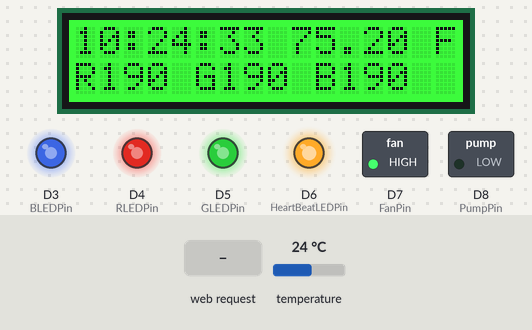
A sketch run on a simulated Arduino MKR. Parts: 16×2 character LCD, switched loads named in the sketch (green lamp = pin HIGH), output pins drawn as LEDs (lit = HIGH). Dashed ring = blinking. The inputs (shaded band) are chosen by the test bench; at power-on: temperature 24 °C. WiFi joins after 1.5 s; servers stay silent unless stated; the local clock reads 2024-03-15 10:24:30 at power-on unless the sketch sets it; what the sketch prints to the serial monitor is not drawn.

Above: at 3.7 s.
3.8 s: HTTP request GET /led=0 received
At 4.8 s:
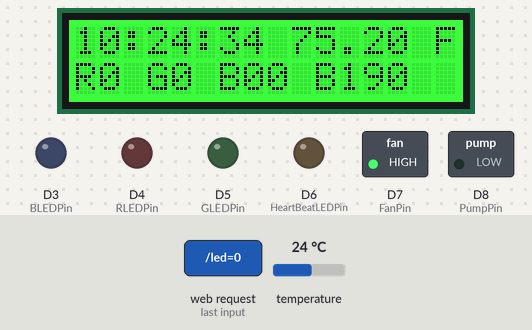
6.8 s: temperature set to 25.4 °C
At 7.8 s:
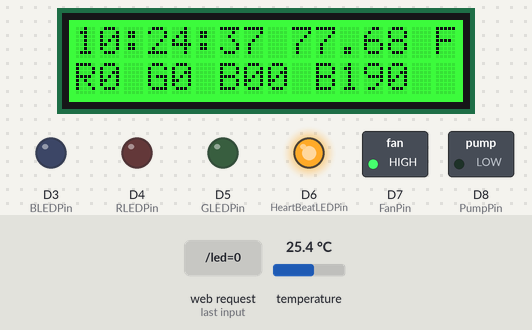
8.5 s: temperature set to 26.8 °C
At 9.8 s:
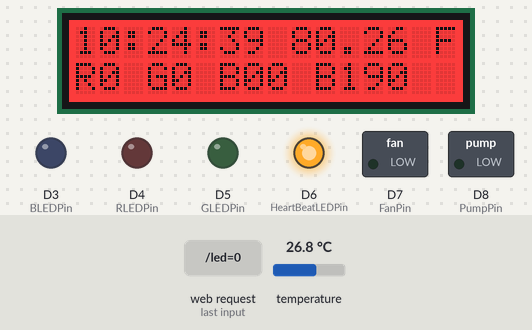
11.5 s: HTTP request GET /led=-1 received
At 12.7 s:
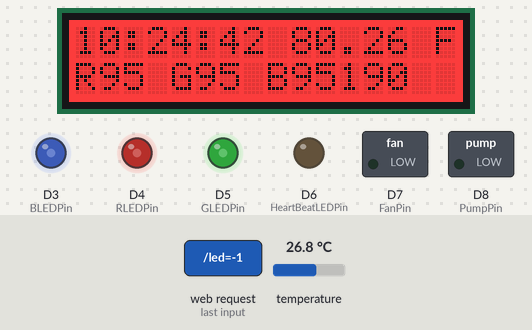
14.5 s: HTTP request GET /led=1 received
At 15.7 s:
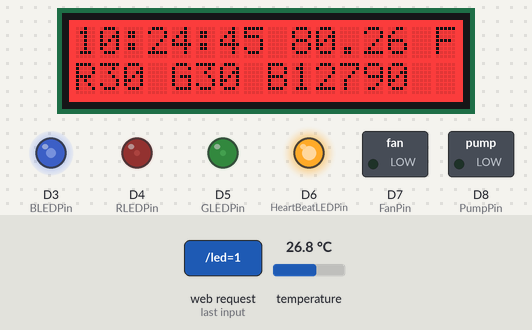
17.5 s: HTTP request GET /rled= received
At 19.8 s:
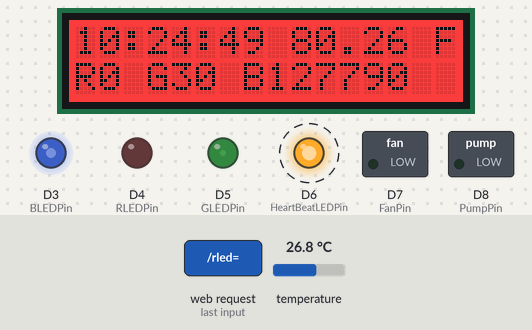
Timing chart, 0 to 21.5 s (numbered marks = the images above; inputs shaded):
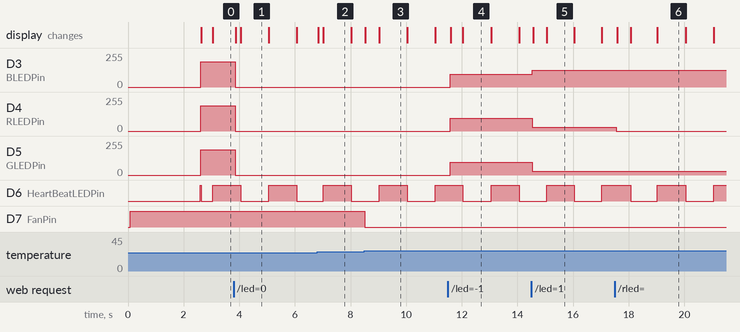

The sketch:

ReefControllerMkr1000.ino
```cpp
//controls led rgb pwm lights
//monitors temp to control lights and fan if needed
//displays basic info to lcd screen
//uses rtc
//uses built in wifi atwin1500
//uses dallas one wire probe
//ada fruit lcd

//define pins
int DS18S20Pin = 0;
int FanPin = 7;
int PumpPin = 8;
int BLEDPin = 3;
int RLEDPin = 4;
int GLEDPin = 5;
int HeartBeatLEDPin = 6;
//pins for i2c used for rtc
//12 SCL & 11 SDA

//includes here
//wifi
#include <SPI.h>
#include <WiFi101.h>
char ssid[] = "myWifi";      // your network SSID (name)
char pass[] = "myWifiPassword";   // your network password
int keyIndex = 0;                 // your network key Index number (needed only for WEP)
int status = WL_IDLE_STATUS;
WiFiServer server(80);

//lcd
//needed for I2C
#include <Wire.h>
//=========================================
//next 2 needed for adafruit display
#include <Adafruit_MCP23017.h>
#include <Adafruit_RGBLCDShield.h>

// The shield uses the I2C SCL and SDA pins. On classic Arduinos
// this is Analog 4 and 5 so you can't use those for analogRead() anymore
// However, you can connect other I2C sensors to the I2C bus and share
// the I2C bus.
Adafruit_RGBLCDShield lcd = Adafruit_RGBLCDShield();

// These #defines make it easy to set the backlight color
#define RED 0x1
#define YELLOW 0x3
#define GREEN 0x2
#define TEAL 0x6
#define BLUE 0x4
#define VIOLET 0x5
#define WHITE 0x7


// Date and time functions using a DS3231 RTC connected via I2C and Wire lib
//from ADAFruit
//#include <Wire.h>
#include "RTClib.h"
RTC_DS3231 rtc;

//setup temp prob
//one wire
#include <OneWire.h>
//Temperature chip i/o
OneWire ds(DS18S20Pin);

//include for watchdog timer
//#include <wdt.h>

//define variables
// variable to set output pin to
//0 is off 255 is full on pwm
int ROutput = 0;
int GOutput = 0;
int BOutput = 0;

//led mode
//-1 auto
//0 off
// 1 manual values
int LEDMode = -1;

int RManualValue = 60;
int GManualValue = 60;
int BManualValue = 255;

//Fan mode
//-1 auto
//0 off
// 1 manual values
int FanMode = -1;
bool FanOn = 0;
int FanOnTemp = 79;
int FanOffTemp = 77;

//Pumps On
//0 off
// 1 on
bool PumpOn = 1;

float TankTemp;
DateTime CurrentDateTime;
String FormattedTime;
String FormattedDate;
DateTime RebootDateTime;
String FormattedRebootDateTime;

//used to convert decimals into ints for display
char buf[2];

//LED Dimming vales can be changed below
//idea of light values as an array from Krusduino
//https://code.google.com/archive/p/dangerduino/downloads
byte rled[96] = {
	1, 1, 1, 1, 1, 1, 1, 1,  //0 - 1
	1, 1, 1, 1, 1, 1, 1, 1,  //2 - 3
	1, 1, 1, 1, 1, 1, 1, 1,  //4 - 5
	1, 1, 1, 1, 1, 1, 1, 1,  //6 - 7
	1, 16, 25, 55, 80, 110, 140, 190,  //8 - 9
	190, 190, 190, 190, 190, 190, 190, 190,  //10 - 11
	190, 190, 190, 190, 191, 192, 193, 194,  //12 - 13
	190, 190, 190, 190, 190, 190, 190, 190,  //14 - 15
	190, 190, 190, 190, 190, 190, 190, 190,  //16 - 17
	190, 190, 190, 190, 190, 190, 190, 190,  //18 - 19
	190, 110, 90, 70, 55, 32, 16, 1,  //20 - 22
	0, 0, 0, 0, 0, 0, 0, 0    //22 - 23
};
byte gled[96] = {
	1, 1, 1, 1, 1, 1, 1, 1,  //0 - 1
	1, 1, 1, 1, 1, 1, 1, 1,  //2 - 3
	1, 1, 1, 1, 1, 1, 1, 1,  //4 - 5
	1, 1, 1, 1, 1, 1, 1, 1,  //6 - 7
	1, 16, 32, 55, 80, 110, 140, 190,  //8 - 9
	190, 190, 190, 190, 190, 190, 190, 190,  //10 - 11
	190, 190, 190, 190, 195, 196, 197, 198,  //12 - 13
	190, 190, 190, 190, 190, 190, 190, 190,  //14 - 15
	190, 190, 190, 190, 190, 190, 190, 190,  //16 - 17
	190, 190, 190, 190, 190, 190, 190, 190,  //18 - 19
	190, 110, 90, 70, 55, 32, 16, 1,  //20 - 22
	0, 0, 0, 0, 0, 0, 0, 0    //22 - 23
};
byte bled[96] = {
	1, 1, 1, 1, 1, 1, 1, 1,  //0 - 1
	1, 1, 1, 1, 1, 1, 1, 1,  //2 - 3
	1, 1, 1, 1, 1, 1, 1, 1,  //4 - 5
	1, 1, 1, 1, 1, 1, 1, 1,  //6 - 7
	1, 16, 32, 55, 80, 110, 140, 190,  //8 - 9
	190, 190, 190, 190, 190, 190, 190, 190,  //10 - 11
	190, 190, 190, 190, 199, 190, 191, 192,  //12 - 13
	190, 190, 190, 190, 190, 190, 190, 190,  //14 - 15
	190, 190, 190, 190, 190, 190, 190, 190,  //16 - 17
	190, 190, 190, 190, 190, 190, 190, 190,  //18 - 19
	190, 110, 90, 70, 55, 32, 16, 1,  //20 - 22
	25, 25, 25, 20, 20, 10, 10, 0    //22 - 23
};


void setup() {
	// set up the LCD's number of columns and rows:
	lcd.begin(16, 2);
	lcd.setBacklight(RED);
	lcd.print("ReefTroller");
	lcd.setCursor(0, 1);
	lcd.print("Please Wait");

	//configure outputs
	pinMode(FanPin, OUTPUT);
	pinMode(PumpPin, OUTPUT);
	pinMode(RLEDPin, OUTPUT);
	pinMode(GLEDPin, OUTPUT);
	pinMode(BLEDPin, OUTPUT);

	//set outputs to defaults
	setOutputs();

	RebootDateTime = rtc.now();

	//start up wifi
	// attempt to connect to Wifi network:
	while (status != WL_CONNECTED) {
		status = WiFi.begin(ssid, pass);
		// wait 1 seconds for connection:
		delay(1000);
	}

	//start up web client
	server.begin();

	if (!rtc.begin()) {
		Serial.println("Couldn't find RTC");
	}

	//wdt_enable(WDTO_8S);

	//setup routine is done so go green
	lcd.setBacklight(GREEN);
	lcd.clear();

	//setup is done, turn on led on pin 6
	pinMode(HeartBeatLEDPin, OUTPUT);
	digitalWrite(HeartBeatLEDPin, HIGH);

}

void loop() {
	//gather data
	gatherData();

	//process controller logic
	processLogic();

	//set outputs
	setOutputs();

	//update lcd
	updateLCD();

	//respond to client requests
	processClient();

	//blink 6 to show it's alive
	digitalWrite(HeartBeatLEDPin, CurrentDateTime.second() % 2);

	//reset the watchdog timer
	//wdt_reset();

}

//gather data from probes, etc
void gatherData() {
	TankTemp = getTemp();
	CurrentDateTime = rtc.now();
}

//do any calculations based on variables
void processLogic() {
	if (TankTemp > FanOnTemp) {
		FanOn = 1;
	}
	if (TankTemp < FanOffTemp) {
		FanOn = 0;
	}

	//set LEDs Outputs -1 auto, 0 off, 1 manual values
	byte RTarget, GTarget, BTarget;
	if (LEDMode == -1) { //automatic
						 //time based light logic
						 //figure out where in the array we are based on what time it is.
		int TimeSector, NextTimeSector, TimeSectorSecond;

		TimeSector = (CurrentDateTime.hour() * 60 + CurrentDateTime.minute()) / 15;
		TimeSectorSecond = (CurrentDateTime.minute() % 15) * 60 + CurrentDateTime.second();
		//roll over to midnight
		if (TimeSector == 95) { NextTimeSector = 0; }
		else { NextTimeSector = TimeSector + 1; }

		RTarget = GetLedTarget(rled[TimeSector], rled[NextTimeSector], TimeSectorSecond);
		GTarget = GetLedTarget(gled[TimeSector], gled[NextTimeSector], TimeSectorSecond);
		BTarget = GetLedTarget(bled[TimeSector], bled[NextTimeSector], TimeSectorSecond);
	}
	else if (LEDMode == 1) { //manual
		RTarget = RManualValue;
		GTarget = GManualValue;
		BTarget = BManualValue;
	}
	else { //off
		RTarget = 0;
		GTarget = 0;
		BTarget = 0;
	}

	//if temp is too high dim/shutoff lights
	if (TankTemp > (FanOnTemp + 1)) {
		ROutput = RTarget*.5;
		GOutput = GTarget*.5;
		BOutput = BTarget*.5;
	}
	else {
		ROutput = RTarget;
		GOutput = GTarget;
		BOutput = BTarget;
	}

	//create formatted time/date string
	FormattedDate = "";
	if (CurrentDateTime.month() < 10) {
		FormattedDate += '0';
	}
	FormattedDate += CurrentDateTime.month();
	FormattedDate += '/';
	if (CurrentDateTime.day() < 10) {
		FormattedDate += '0';
	}
	FormattedDate += CurrentDateTime.day();
	FormattedDate += '/';
	FormattedDate += CurrentDateTime.year();

	FormattedTime = "";
	if (CurrentDateTime.hour() < 10) {
		FormattedTime += '0';
	}
	FormattedTime += CurrentDateTime.hour();
	FormattedTime += ':';
	if (CurrentDateTime.minute() < 10) {
		FormattedTime += '0';
	}
	FormattedTime += CurrentDateTime.minute();
	FormattedTime += ':';
	if (CurrentDateTime.second() < 10) {
		FormattedTime += '0';
	}
	FormattedTime += CurrentDateTime.second();

	FormattedRebootDateTime = "";
	if (RebootDateTime.month() < 10) {
		FormattedRebootDateTime += '0';
	}
	FormattedRebootDateTime += RebootDateTime.month();
	FormattedRebootDateTime += '/';
	if (RebootDateTime.day() < 10) {
		FormattedRebootDateTime += '0';
	}
	FormattedRebootDateTime += RebootDateTime.day();
	FormattedRebootDateTime += '/';
	FormattedRebootDateTime += RebootDateTime.year();
	FormattedRebootDateTime += " ";

	if (RebootDateTime.hour() < 10) {
		FormattedRebootDateTime += '0';
	}
	FormattedRebootDateTime += RebootDateTime.hour();
	FormattedRebootDateTime += ':';
	if (RebootDateTime.minute() < 10) {
		FormattedRebootDateTime += '0';
	}
	FormattedRebootDateTime += RebootDateTime.minute();
	FormattedRebootDateTime += ':';
	if (RebootDateTime.second() < 10) {
		FormattedRebootDateTime += '0';
	}
	FormattedRebootDateTime += RebootDateTime.second();


}

byte GetLedTarget(byte pt1, byte pt2, int lstep) {
	byte result;
	float fresult; //math done with float for increased precision
				   //if the 2 targets are the same of if it's the first minute just return the first target
	if (pt1 == pt2 or lstep == 0)
	{
		result = pt1;
	}
	else if (pt1 < pt2) {
		//getting brighter
		// 1/15 of the difference * the minute of the quarter added to pt1
		fresult = ((float(pt2 - pt1) / 900.0) * float(lstep)) + float(pt1);
		result = byte(fresult);
	}
	else {
		//getting dimmer
		fresult = -((float(pt1 - pt2) / 900.0) * float(lstep)) + float(pt1);
		result = byte(fresult);
	}
	//result= pt1;
	return result;
}

void updateLCD() {
	lcd.setCursor(0, 0);
	lcd.print(FormattedTime);
	lcd.print(" ");
	sprintf(buf, "%.1f", TankTemp, DEC);
	lcd.print(TankTemp);
	lcd.print(" F");
	lcd.setCursor(0, 1);
	lcd.print("R");
	lcd.print(ROutput);
	lcd.print(" G");
	lcd.print(GOutput);
	lcd.print(" B");
	lcd.print(BOutput);

	if (TankTemp > FanOnTemp + 1) {
		lcd.setBacklight(RED);
	}
	else {
		lcd.setBacklight(GREEN);
	}

}

void setOutputs() {
	// relays are backwards, drive low to turn on
	if (FanMode == -1) {
		if (FanOn == 0) {
			digitalWrite(FanPin, HIGH);
		}
		if (FanOn == 1) {
			digitalWrite(FanPin, LOW);
		}
	}
	if (FanMode == 0) {
		digitalWrite(FanPin, HIGH);
	}
	if (FanMode == 1) {
		digitalWrite(FanPin, LOW);
	}

	if (PumpOn == 0) {
		digitalWrite(PumpPin, HIGH);
	}
	if (PumpOn == 1) {
		digitalWrite(PumpPin, LOW);
	}


	analogWrite(RLEDPin, ROutput);
	analogWrite(GLEDPin, GOutput);
	analogWrite(BLEDPin, BOutput);

}

float getTemp() {
	//returns the temperature from one DS18S20 in DEG Farenheit

	byte data[12];
	byte addr[8];

	if (!ds.search(addr)) {
		//no more sensors on chain, reset search
		ds.reset_search();
		return -1000;
	}

	if (OneWire::crc8(addr, 7) != addr[7]) {
		Serial.println("CRC is not valid!");
		return -1001;
	}

	if (addr[0] != 0x10 && addr[0] != 0x28) {
		Serial.print("Device is not recognized");
		return -1002;
	}

	ds.reset();
	ds.select(addr);
	ds.write(0x44, 1); // start conversion, with parasite power on at the end

	byte present = ds.reset();
	ds.select(addr);
	ds.write(0xBE); // Read Scratchpad


	for (int i = 0; i < 9; i++) { // we need 9 bytes
		data[i] = ds.read();
	}

	ds.reset_search();

	byte MSB = data[1];
	byte LSB = data[0];

	float tempRead = ((MSB << 8) | LSB); //using two's compliment
	float TemperatureSum = tempRead / 16;
	TemperatureSum = (TemperatureSum * 9.0) / 5.0 + 32.0;
	return TemperatureSum;

}


void processClient() {
	WiFiClient client = server.available();   // listen for incoming clients

	if (client) {                             // if you get a client
		String currentLine = "";                // make a String to hold incoming data from the client
		String RequestString = "";  //used to determine what the request is
		while (client.connected()) {            // loop while the client's connected
			if (client.available()) {             // if there's bytes to read from the client,
				char c = client.read();             // read a byte, then

				if (c == '\n') {                    // if the byte is a newline character
													//check for get line
					if (currentLine.startsWith("GET /")) {
						RequestString = currentLine;
					}
					// if the current line is blank, you got two newline characters in a row.
					// that's the end of the client HTTP request, so send a response:
					if (currentLine.length() == 0) {  //process their request
													  // Check to see what the client request was
													  //-1 auto, 0 off, 1 manual/on values
						if (RequestString.startsWith("GET /led=-1")) {
							LEDMode = -1;
							Serial.println("Set LED to Auto");
						}
						if (RequestString.startsWith("GET /led=0")) {
							LEDMode = 0;
							Serial.println("Set LED to OFF");
						}
						if (RequestString.startsWith("GET /led=1")) {
							LEDMode = 1;
							Serial.println("Set LED to Manual");
						}
						if (RequestString.startsWith("GET /rled=")) {
							RManualValue = currentLine.substring(10).toInt();
						}
						if (RequestString.startsWith("GET /gled=")) {
							GManualValue = currentLine.substring(10).toInt();
						}
						if (RequestString.startsWith("GET /bled=")) {
							BManualValue = currentLine.substring(10).toInt();
						}
						if (RequestString.startsWith("GET /fan=-1")) {
							FanMode = -1;
						}
						if (RequestString.startsWith("GET /fan=0")) {
							FanMode = 0;
						}
						if (RequestString.startsWith("GET /fan=1")) {
							FanMode = 1;
						}
						if (RequestString.startsWith("GET /pump=1")) {
							PumpOn = 1;
						}
						if (RequestString.startsWith("GET /pump=0")) {
							PumpOn = 0;
						}
						processLogic();
						//now respond with a json formatted status
						client.println("HTTP/1.1 200 OK");
						client.println("Content-Type: application/json");
						client.println("Connection: close");  // the connection will be closed after completion of the response
						client.println("Cache-Control: no-cache, no-store, must-revalidate");
						client.println("Pragma: no-cache");
						client.println("Expires: 0");
						//client.println("Refresh: 60");  // refresh the page automatically every x sec
						client.println();
						client.print("{\"led\":\"");
						client.print(LEDMode);
						client.print("\",\"rled\":\"");
						client.print(ROutput);
						client.print("\",\"gled\":\"");
						client.print(GOutput);
						client.print("\",\"bled\":\"");
						client.print(BOutput);
						client.print("\",\"tankdate\":\"");
						client.print(FormattedDate);
						client.print("\",\"tanktime\":\"");
						client.print(FormattedTime);
						client.print("\",\"lastreboot\":\"");
						client.print(FormattedRebootDateTime);
						client.print("\",\"tanktemp\":\"");
						sprintf(buf, "%.1f", TankTemp, DEC);
						client.print(TankTemp);
						//client.println("&deg;F<br/>");
						client.print("\",\"fanmode\":\"");
						client.print(FanMode);
						client.print("\",\"fan\":\"");
						client.print(FanOn);
						client.print("\",\"pump\":\"");
						client.print(PumpOn);
						client.print("\"}");
						client.println();
						client.println();
						break;
					}
					else {      // if you got a newline, then clear currentLine:
						currentLine = "";
					}
				}
				else if (c != '\r') {    // if you got anything else but a carriage return character,
					currentLine += c;      // add it to the end of the currentLine
				}


			}
		}
		// close the connection:
		delay(10);
		client.stop();
		Serial.println("client disconnected");
	}
}
```

Measured:
- the behaviour switches between 26 and 26.1 °C on temperature (found by bisection; images 2 and 3)
- after the input at 3.8 s, D3 (BLEDPin), D4 (RLEDPin), D5 (GLEDPin): 190/255 → 0/255 after 0.05 s; the display: first changes after 0.07 s (image 1 shows a later state)
- after the input at 8.5 s, D7 (FanPin): HIGH → LOW at once; the display: first changes at once (image 3 shows a later state)
- after the input at 11.5 s, D3 (BLEDPin), D4 (RLEDPin), D5 (GLEDPin): 0/255 → 95/255 after 0.08 s; the display: first changes after 0.10 s (image 4 shows a later state)
- after the input at 14.5 s, D3 (BLEDPin): 95/255 → 127/255 at once; D4 (RLEDPin), D5 (GLEDPin): 95/255 → 30/255 at once
- after the input at 17.5 s, D4 (RLEDPin): 30/255 → 0/255 after 0.06 s
- by itself, D6 (HeartBeatLEDPin): alternates HIGH for 1.0 s and LOW for 0.99 s
